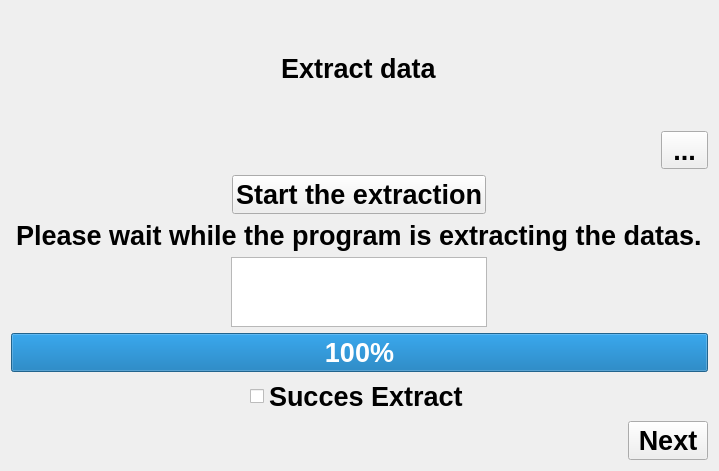
<?xml version="1.0" encoding="UTF-8"?>
<ui version="4.0">
 <class>WindowExtractData</class>
 <widget class="QWidget" name="WindowExtractData">
  <property name="geometry">
   <rect>
    <x>0</x>
    <y>0</y>
    <width>719</width>
    <height>429</height>
   </rect>
  </property>
  <property name="font">
   <font>
    <family>Lucida Grande</family>
    <pointsize>20</pointsize>
    <weight>75</weight>
    <bold>true</bold>
   </font>
  </property>
  <property name="windowTitle">
   <string>Form</string>
  </property>
  <layout class="QVBoxLayout" name="verticalLayout">
   <item alignment="Qt::AlignHCenter|Qt::AlignVCenter">
    <widget class="QLabel" name="labelTitleExtract">
     <property name="minimumSize">
      <size>
       <width>123</width>
       <height>114</height>
      </size>
     </property>
     <property name="font">
      <font>
       <family>Lucida Grande</family>
       <pointsize>20</pointsize>
       <weight>75</weight>
       <bold>true</bold>
      </font>
     </property>
     <property name="text">
      <string>Extract data</string>
     </property>
    </widget>
   </item>
   <item alignment="Qt::AlignRight">
    <widget class="QToolButton" name="settingsButton">
     <property name="text">
      <string>...</string>
     </property>
    </widget>
   </item>
   <item alignment="Qt::AlignHCenter">
    <widget class="QPushButton" name="buttonExtract">
     <property name="text">
      <string>Start the extraction</string>
     </property>
    </widget>
   </item>
   <item alignment="Qt::AlignHCenter">
    <widget class="QLabel" name="labelExtractWait">
     <property name="text">
      <string>Please wait while the program is extracting the datas.</string>
     </property>
    </widget>
   </item>
   <item alignment="Qt::AlignHCenter">
    <widget class="QListWidget" name="listWidgetId"/>
   </item>
   <item>
    <widget class="QProgressBar" name="progressBar">
     <property name="value">
      <number>100</number>
     </property>
     <property name="alignment">
      <set>Qt::AlignCenter</set>
     </property>
    </widget>
   </item>
   <item alignment="Qt::AlignHCenter">
    <widget class="QCheckBox" name="checkBoxSuccesExtract">
     <property name="text">
      <string>Succes Extract</string>
     </property>
    </widget>
   </item>
   <item alignment="Qt::AlignRight">
    <widget class="QPushButton" name="NextExtract">
     <property name="text">
      <string>Next</string>
     </property>
    </widget>
   </item>
  </layout>
 </widget>
 <resources/>
 <connections/>
</ui>
